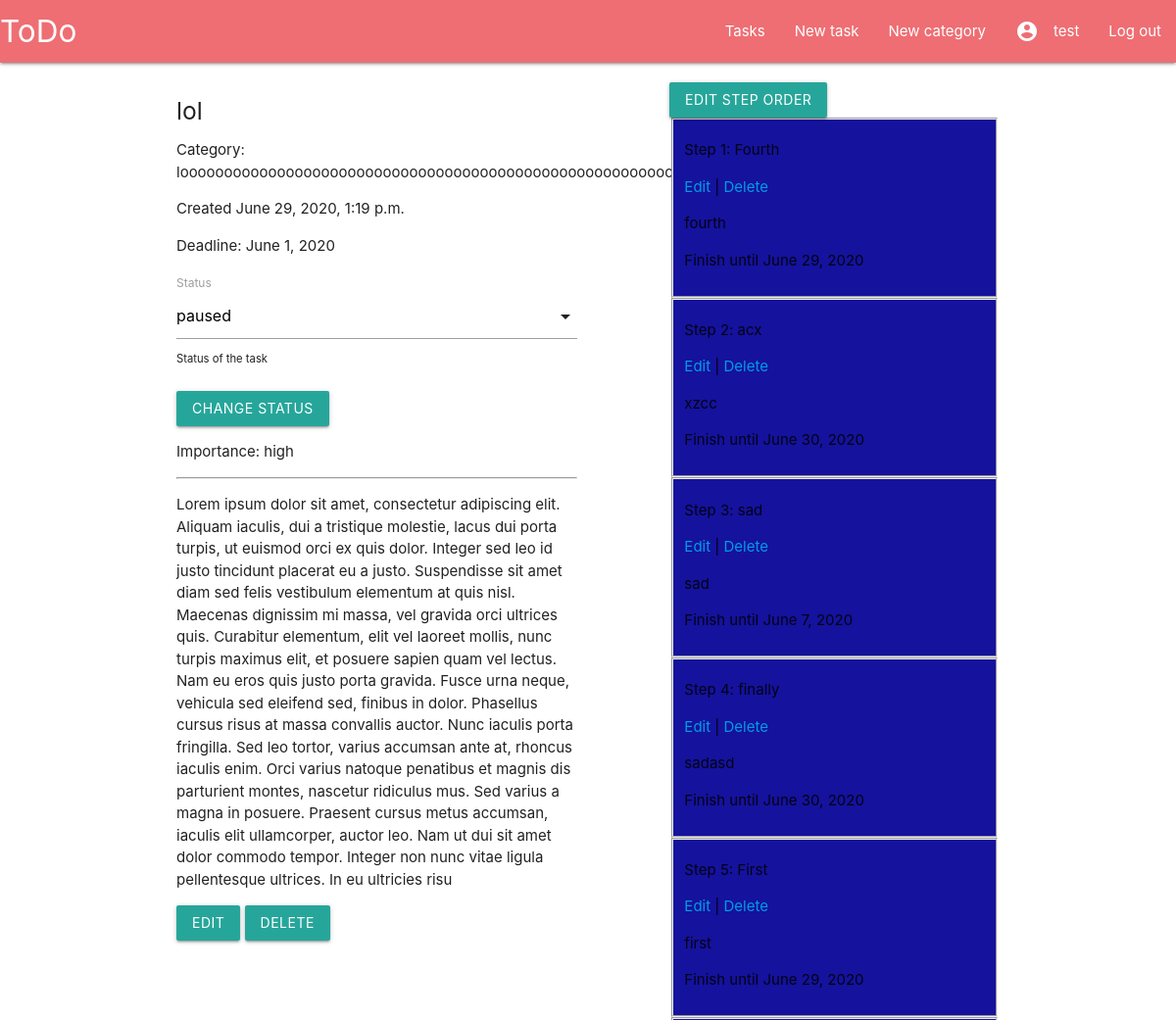
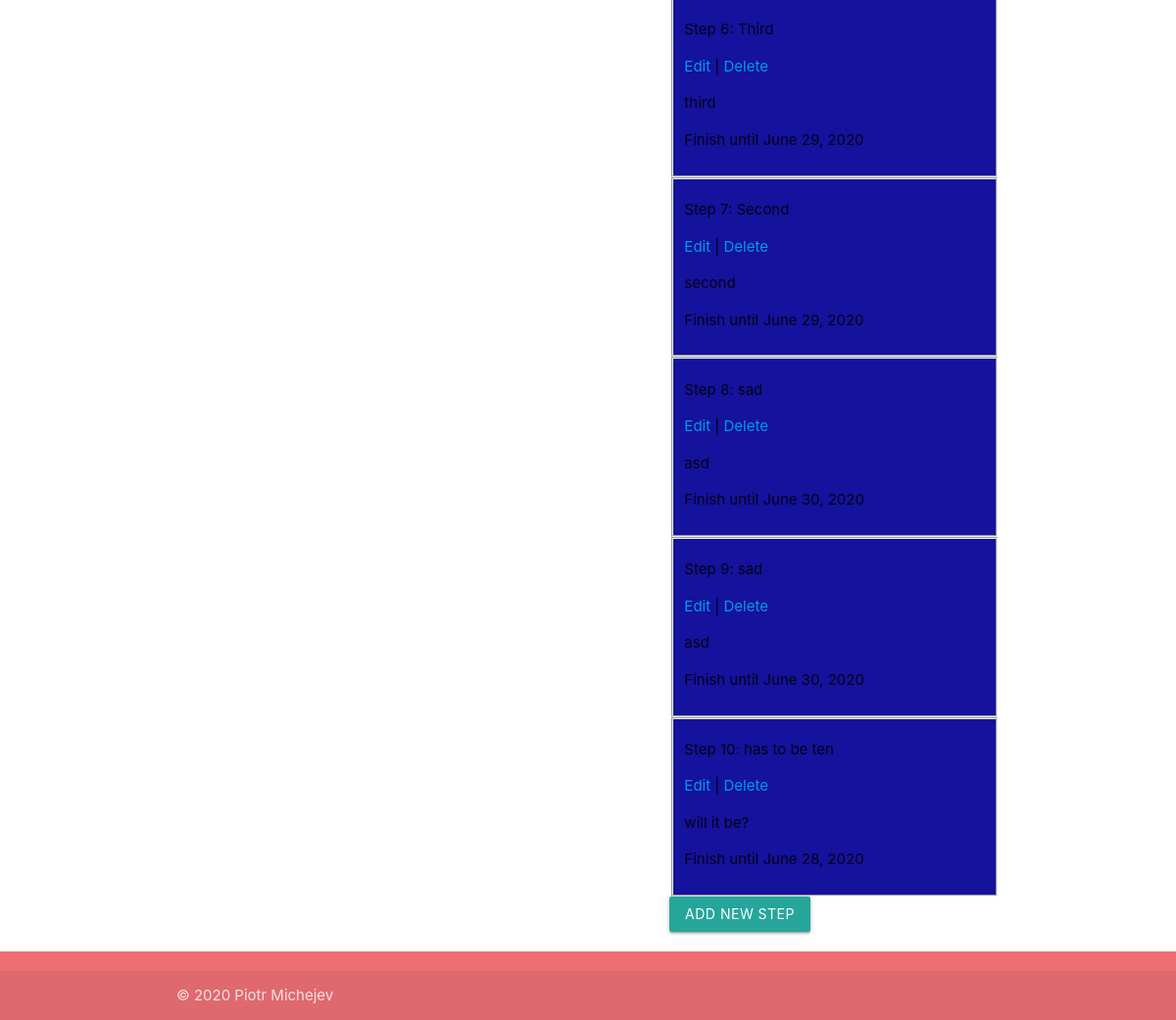
Page /todoapp/tasks/35 (signed in) on the earlier database version (2 pictures, top to bottom).
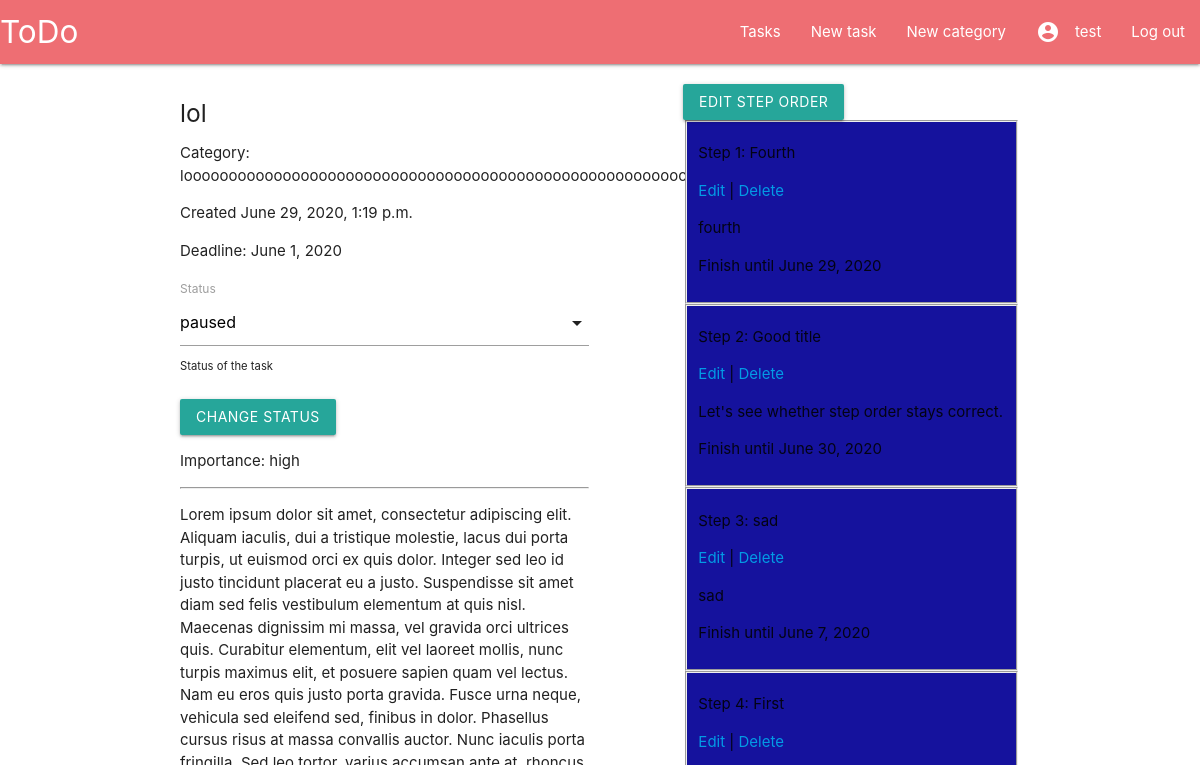
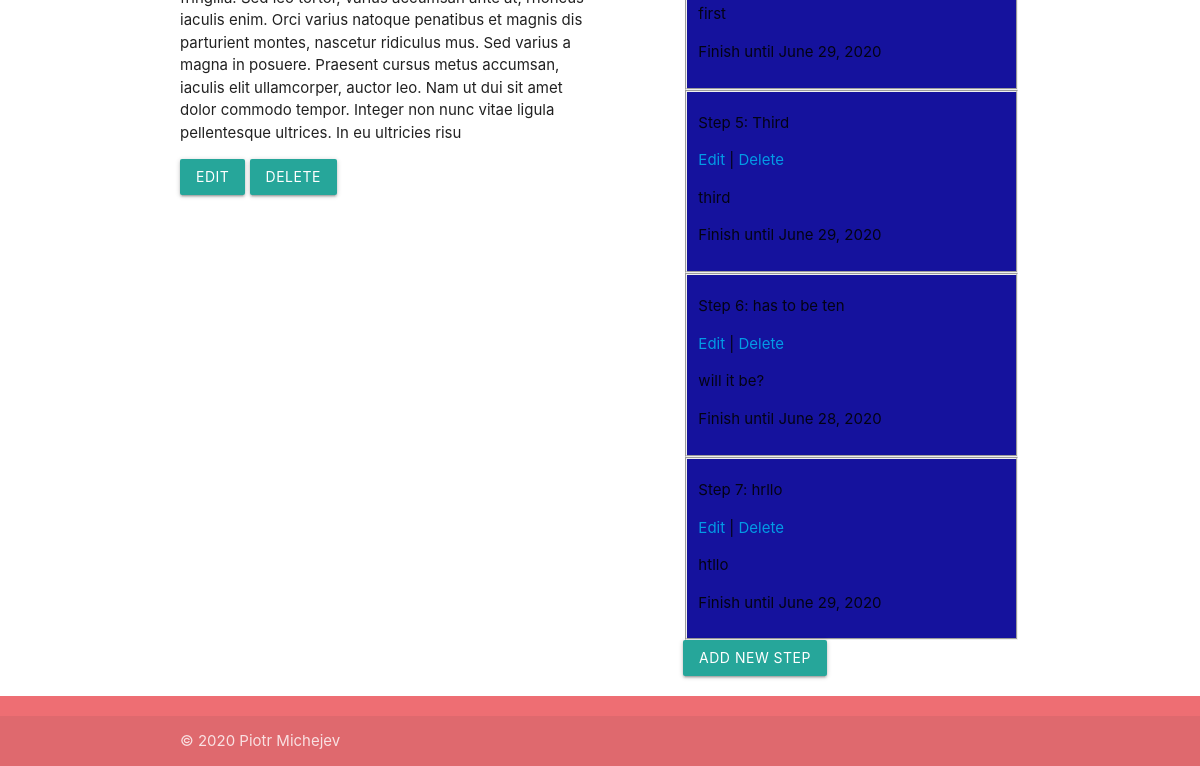
Same page on the later database version (2 pictures, top to bottom).
### todoapp/models.py (models this page shows, shortened)
class Step(models.Model):
    title = models.CharField('Title', max_length=200, help_text="Step name")
    description = models.TextField('Description', max_length=1000, help_text='Step description')
    due_date = models.DateField('Deadline', null=True, blank=True, help_text='Step deadline')
    task_id = models.ForeignKey('Task', on_delete=models.SET_NULL, null=True, related_name='steps')
    lookup_id = models.UUIDField(default=uuid.uuid4, editable=False, db_index=True)
    class Meta:
        verbose_name = 'Step'
        verbose_name_plural = 'Steps'
        ordering = ['number']
    def order():
        default_number = 0
        return default_number
    number = models.IntegerField('Step number', default=order)

### todoapp/views.py (the view, shortened to what this page needs)
# urls.py: path('tasks/<int:pk>', views.TaskDetailView.as_view(), name='task'),
class TaskDetailView(LoginRequiredMixin, UserPassesTestMixin, UpdateView):
    model = Task
    template_name = 'task.html'
    form_class = TaskStatusForm
    def test_func(self):
        task = self.get_object()
        return self.request.user == task.user

### todoapp/forms.py
class TaskStatusForm(forms.ModelForm):
    class Meta:
        model = Task
        fields = ['status', 'user']
        widgets = {'user': forms.HiddenInput()}

### todoapp/templates/task.html (shortened to what this page needs)
{% extends "base.html" %}
{% load crispy_forms_tags %}
{% block content %}
    <div class="container col s12">
        <div class="row">
            <div class="col s6">
                <h5>{{ object.title }}</h5>
                <p> Category: {{ object.category.name }}</p>
                <p> Created {{ object.date_created }}</p>
                <p> Deadline: {{ object.due_date }}</p>
                <p>
                    <form action="" method="post">
                        {{ form|crispy }}</br>
                        <input class="btn" type="submit" value="Change status">
                    </form>
                </p>
                <p> Importance: {{ object.get_importance_display }}</p>
                <hr>
                <p> {{ object.description }}</p>
                <p><a class="btn" href="{% url 'task-update' object.id %}">Edit</a> <a class="btn" href="{% url 'task-delete' object.id %}">Delete</a></p>
            </div>
            <div class="col s1"></div>
            <div class="col s5">
                {% if object.steps.all %}
                    <a class="btn" href=" {% url 'steps' object.id %}">Edit step order</a>
                    {% for step in object.steps.all %}
                        <fieldset style="background-color:{{ step.task_id.category.color }}">
                            <p>Step {{step.number }}: {{ step.title }}</p>
                            <p> <a href="{% url 'step-update' step.id  %}">Edit</a> | <a href="{% url 'step-delete' step.id  %}">Delete</a></p>
                            <p>{{ step.description }}</p>
                            <p>Finish until {{ step.due_date }}</p>
                        </fieldset>
                    {% endfor %}
                {% endif %}
                <a class="btn" href="{% url 'step' object.id %}">Add new step</a>
            </div>
        </div>
    </div>
{% endblock %}

Differences in the rows shown:
removed Step: number "4", title "finally", description "sadasd", due_date "June 30, 2020"
removed Step: number "7", title "Second", description "second", due_date "June 29, 2020"
removed Step: number "8", title "sad", description "asd", due_date "June 30, 2020"
removed Step: number "9", title "sad", description "asd", due_date "June 30, 2020"
changed Step: title "acx" → "Good title"; description "xzcc" → "Let's see whether step order stays correct."
changed Step "First": number "5" → "4"
changed Step "Third": number "6" → "5"
changed Step "has to be ten": number "10" → "6"
added Step: number "7", title "hrllo", description "htllo", due_date "June 29, 2020"
